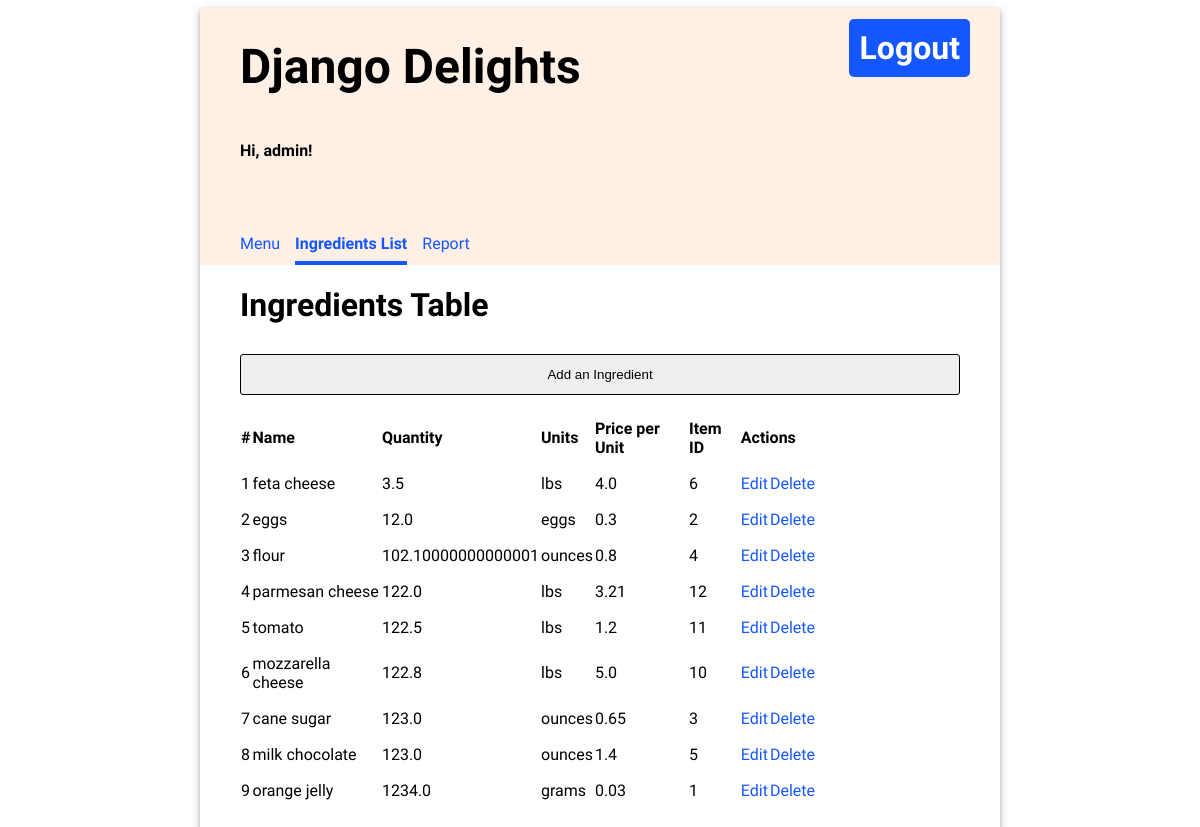
Before: /table (signed in) with the older database file.
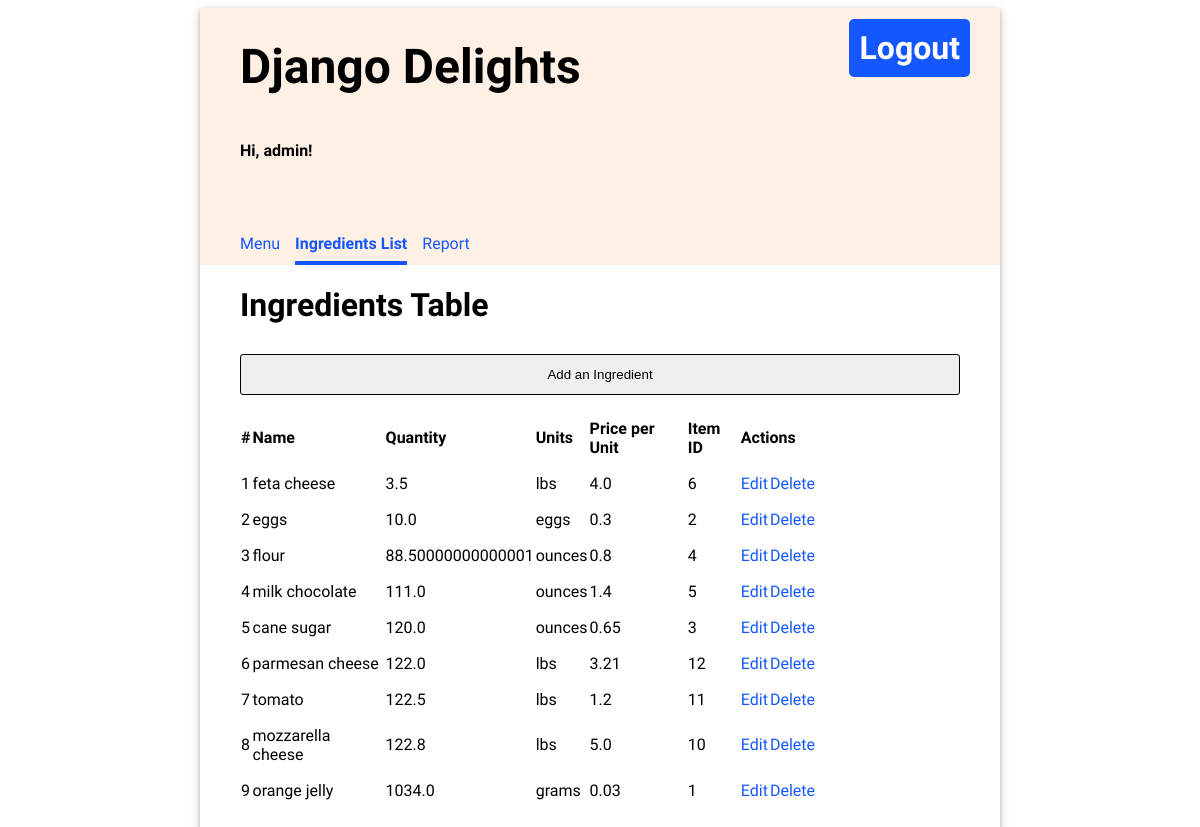
After: the same page with the newer database file.
### inventory/models.py (models this page shows, shortened)
class Ingredient(models.Model):
    name = models.CharField(max_length=100, unique=True)
    quantity = models.FloatField(default=0.0)
    unit = models.CharField(max_length=20)
    unit_price = models.FloatField(default=0.0)
    class Meta:
        ordering = ['quantity']

### inventory/views.py (the view)
# urls.py: path('table', views.ingredientTable, name='table'),
@login_required
def ingredientTable(request):
    ingredients = Ingredient.objects.all()
    template = loader.get_template('inventory/one_more_table.html')
    context = {'ingredients': ingredients}
    return HttpResponse(template.render(context, request))

### inventory/templates/inventory/one_more_table.html (shortened to what this page needs)
{% extends 'base.html' %}
{% block content %}
<h1>Ingredients Table</h1>
<input
    type="button"
    value="Add an Ingredient"
    onclick='location.href="add_ingredient"'
/>
<table border="0">
    <thead>
        <tr>
            <th>#</th>
            <th>Name</th>
            <th>Quantity</th>
            <th>Units</th>
            <th>Price per Unit</th>
            <th>Item ID</th>
            <th colspan="2">Actions</th>
        </tr>
    </thead>
    <tbody>
        {% for item in ingredients %}
        <tr>
            <td>{{ forloop.counter }}</td>
            <td>{{ item.name }}</td>
            <td>{{ item.quantity }}</td>
            <td>{{ item.unit }}</td>
            <td>{{ item.unit_price }}</td>
            <td>{{ item.id }}</td>
            <td><a href="update/{{ item.id }}">Edit</a></td>
            <td><a href="delete/{{ item.id }}">Delete</a></td>
        </tr>
        {% endfor %}
    </tbody>
</table>
{% endblock %}

Changed rows visible on the page:
changed Ingredient "eggs": quantity "12.0" → "10.0"
changed Ingredient "flour": quantity "102.10000000000001" → "88.50000000000001"
changed Ingredient "milk chocolate": quantity "123.0" → "111.0"; moves up the list
changed Ingredient "cane sugar": quantity "123.0" → "120.0"; moves up the list
changed Ingredient "orange jelly": quantity "1234.0" → "1034.0"
